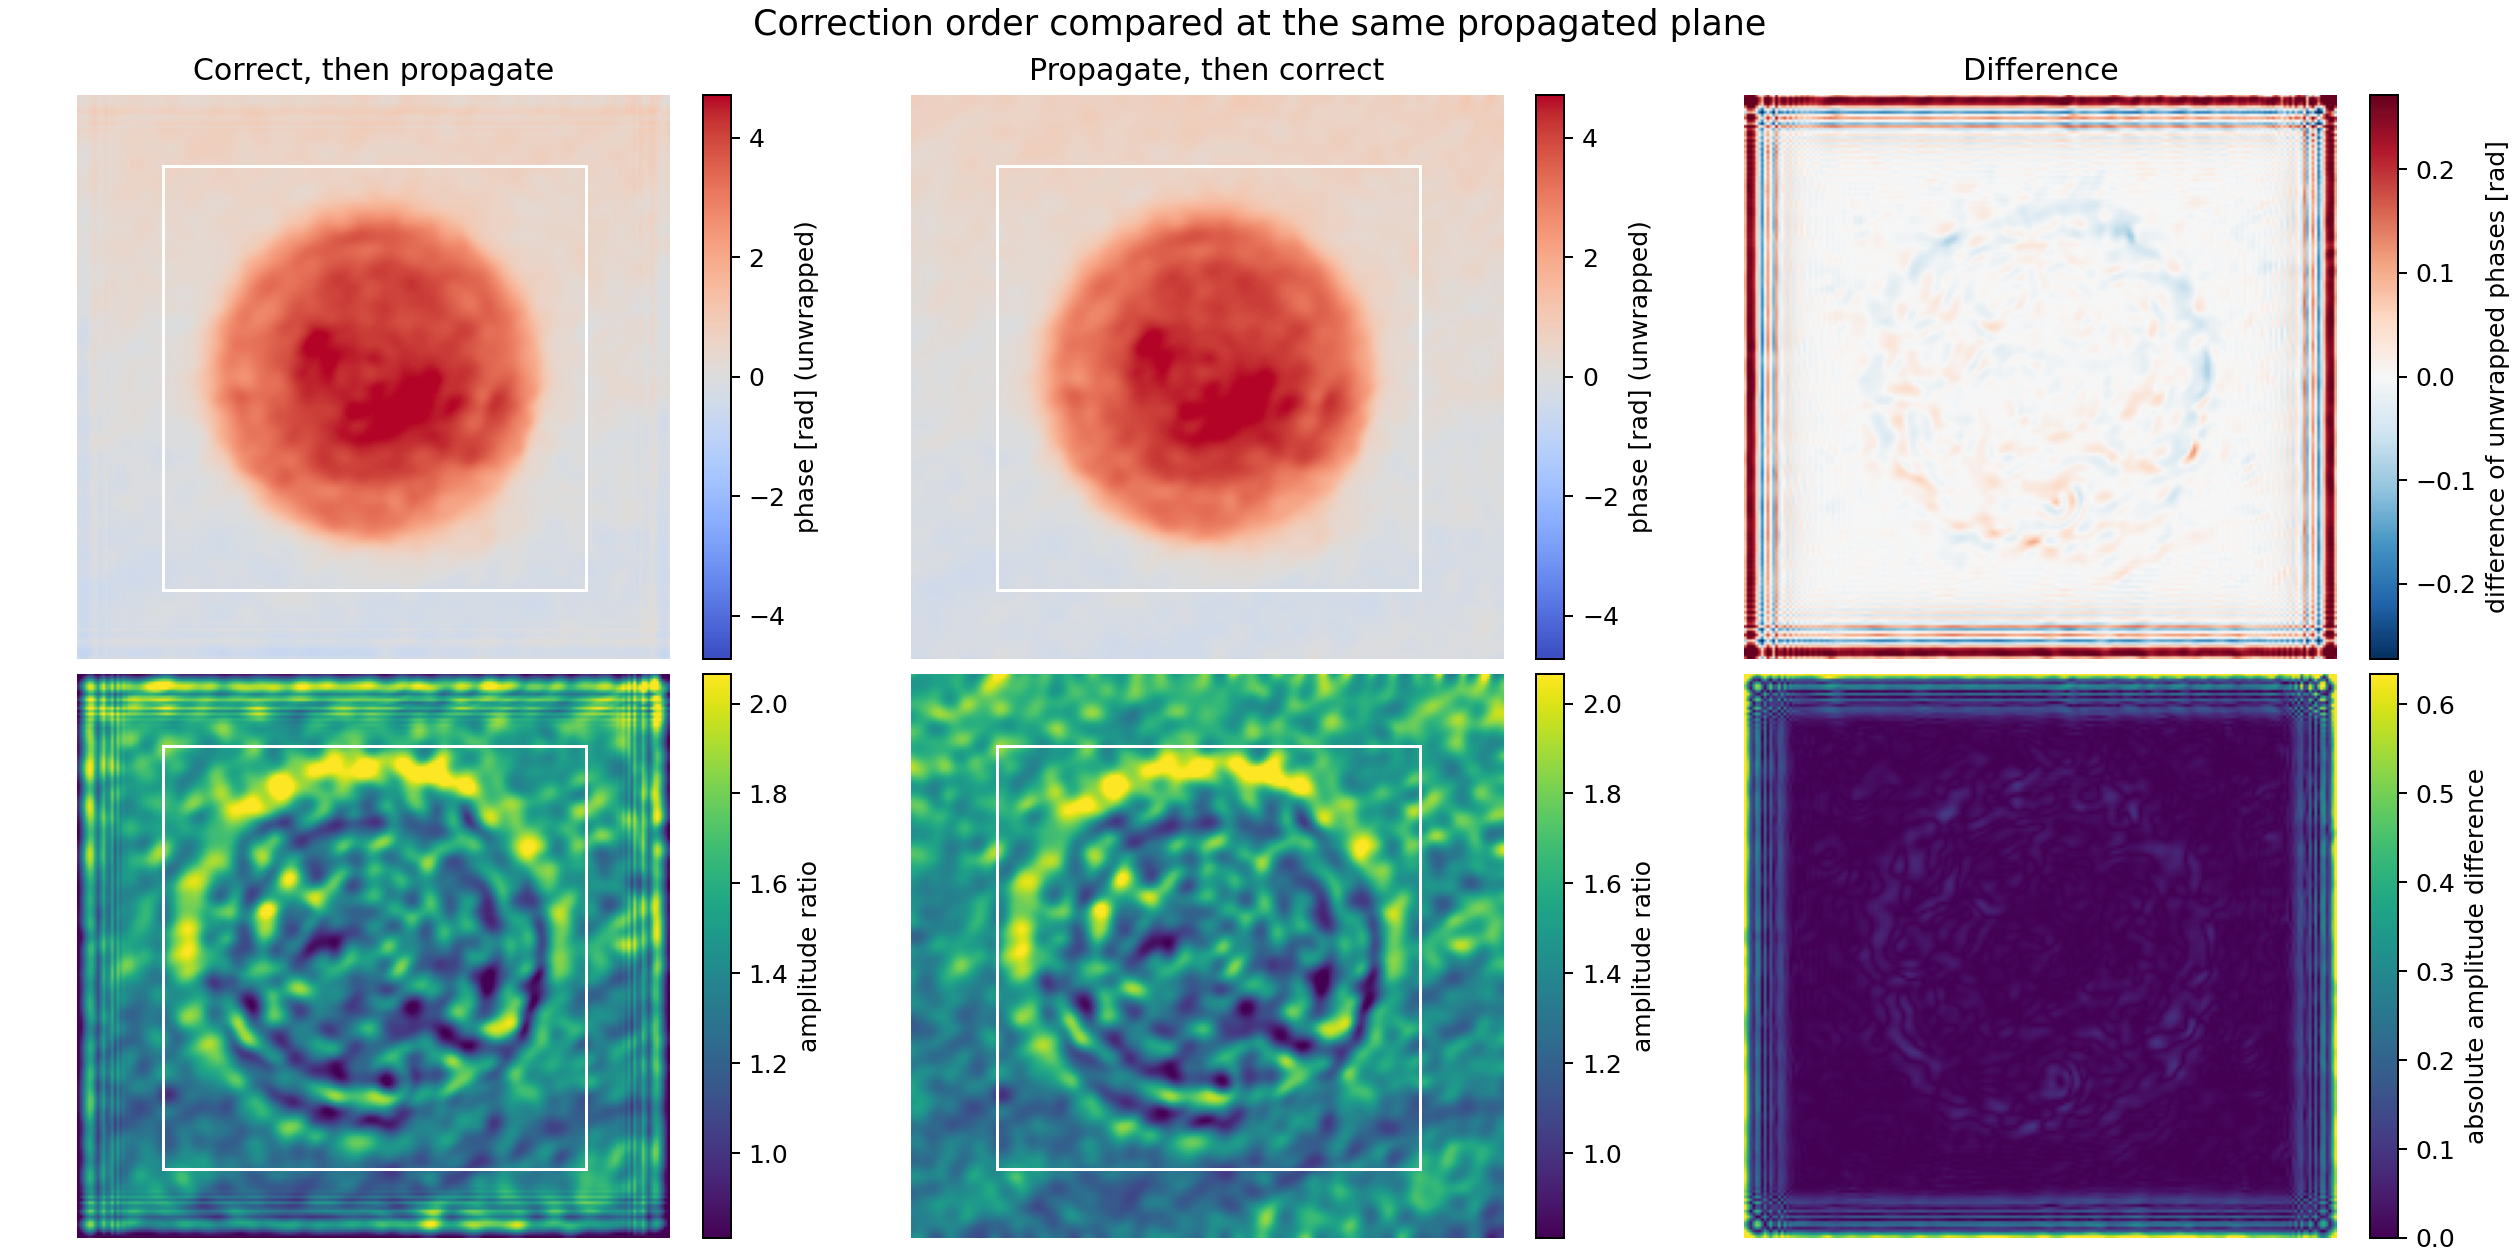

Python code for this plot:
"""Compare background correction before and after propagation.

Run from any working directory with::

    python examples/compare_spatial_and_propagated_background.py

The comparison plot is saved beside this script.
"""
from pathlib import Path

import matplotlib.pyplot as plt
from matplotlib.patches import Rectangle
import nrefocus
import numpy as np
from skimage.restoration import unwrap_phase

import qpretrieve


EXAMPLE_DIR = Path(__file__).resolve().parent

# Set any color limit to a (vmin, vmax) tuple; None selects an automatic range.
PHASE_CLIM = None
AMPLITUDE_CLIM = None
PHASE_DIFFERENCE_CLIM = None
AMPLITUDE_DIFFERENCE_CLIM = None

# Square object ROI, centered in the image.
OBJECT_ROI_SIZE = 150


def main():
    data = np.load(EXAMPLE_DIR / "data" / "hologram_cell.npz")
    fft_interface = qpretrieve.fourier.FFTFilterNumpy

    sample_holo = qpretrieve.OffAxisHologram(
        data["data"], fft_interface=fft_interface
    )
    sample_fourier = sample_holo.run_pipeline(
        filter_name="smooth disk",
        filter_size=1 / 2,
        output_domain="fourier",
    )
    background_holo = qpretrieve.OffAxisHologram(
        data["bg_data"], fft_interface=fft_interface
    )
    background_holo.process_like(sample_holo)
    background_fourier = background_holo._fourier_field_data

    # Correct at the reconstruction plane, then propagate the corrected field.
    sample_field = sample_fourier.finalize()
    background_field = background_fourier.finalize()
    spatial_corrected_field = sample_field / background_field

    # Compare propagating the corrected field with propagating both fields
    # separately and correcting only after they reach the target plane.
    propagation_kwargs = dict(
        d=6, nm=1.533, res=8.25, method="fresnel", padding=False
    )
    # Use the same padded FFT grid as the Fourier-domain path. qpretrieve's
    # spatial fields are cropped back to the input image, so zero-pad the
    # corrected image to the original FFT shape before propagating it.
    height, width = spatial_corrected_field.shape[-2:]
    padded_corrected_field = np.zeros(
        (spatial_corrected_field.shape[0], *sample_fourier.fft_shape),
        dtype=spatial_corrected_field.dtype,
    )
    padded_corrected_field[:, :height, :width] = spatial_corrected_field
    corrected_propagated = nrefocus.refocus(
        field=padded_corrected_field,
        output_domain="spatial",
        **propagation_kwargs,
    )[:, :height, :width]
    sample_propagated = nrefocus.refocus(
        field=sample_fourier, output_domain="spatial", **propagation_kwargs
    )
    background_propagated = nrefocus.refocus(
        field=background_fourier,
        output_domain="spatial",
        **propagation_kwargs,
    )
    propagated_ratio = sample_propagated / background_propagated
    phase_correct_then_propagate = unwrap_phase(
        np.angle(corrected_propagated[0])
    )
    amplitude_correct_then_propagate = np.abs(corrected_propagated[0])
    phase_propagate_then_correct = unwrap_phase(np.angle(propagated_ratio[0]))
    amplitude_propagate_then_correct = np.abs(propagated_ratio[0])

    # The two unwrapping runs can differ by a global multiple of 2*pi.
    phase_difference = (
        phase_propagate_then_correct - phase_correct_then_propagate
    )
    phase_difference -= 2 * np.pi * np.round(
        np.median(phase_difference) / (2 * np.pi)
    )
    amplitude_difference = np.abs(
        amplitude_propagate_then_correct - amplitude_correct_then_propagate
    )

    phase_images = [
        phase_correct_then_propagate,
        phase_propagate_then_correct,
    ]
    amplitude_images = [
        amplitude_correct_then_propagate,
        amplitude_propagate_then_correct,
    ]
    phase_auto = max(np.percentile(np.abs(p), 99) for p in phase_images)
    phase_clim = PHASE_CLIM or (-phase_auto, phase_auto)
    amplitude_auto = (
        min(np.percentile(a, 1) for a in amplitude_images),
        max(np.percentile(a, 99) for a in amplitude_images),
    )
    amplitude_clim = AMPLITUDE_CLIM or amplitude_auto
    phase_difference_auto = np.percentile(np.abs(phase_difference), 99)
    phase_difference_clim = PHASE_DIFFERENCE_CLIM or (
        -phase_difference_auto, phase_difference_auto
    )
    amplitude_difference_auto = np.percentile(
        np.abs(amplitude_difference), 99
    )
    amplitude_difference_clim = AMPLITUDE_DIFFERENCE_CLIM or (
        0, amplitude_difference_auto
    )

    height, width = phase_difference.shape
    roi_x = (width - OBJECT_ROI_SIZE) // 2
    roi_y = (height - OBJECT_ROI_SIZE) // 2
    roi = np.zeros((height, width), dtype=bool)
    roi[
        roi_y:roi_y + OBJECT_ROI_SIZE,
        roi_x:roi_x + OBJECT_ROI_SIZE,
    ] = True

    def roi_stats(image):
        values = image[roi]
        return float(np.mean(values)), float(np.std(values))

    phase_a_stats = roi_stats(phase_images[0])
    phase_b_stats = roi_stats(phase_images[1])
    phase_delta_stats = roi_stats(phase_difference)
    amplitude_a_stats = roi_stats(amplitude_images[0])
    amplitude_b_stats = roi_stats(amplitude_images[1])
    amplitude_delta_stats = roi_stats(amplitude_difference)

    table_rows = [
        ["Phase mean [rad]", f"{phase_a_stats[0]:.4f}",
         f"{phase_b_stats[0]:.4f}",
         f"{phase_b_stats[0] - phase_a_stats[0]:.4f}"],
        ["Phase SD [rad]", f"{phase_a_stats[1]:.4f}",
         f"{phase_b_stats[1]:.4f}",
         f"{phase_b_stats[1] - phase_a_stats[1]:.4f}"],
        ["Amplitude mean", f"{amplitude_a_stats[0]:.4f}",
         f"{amplitude_b_stats[0]:.4f}",
         f"{amplitude_b_stats[0] - amplitude_a_stats[0]:.4f}"],
        ["Amplitude SD", f"{amplitude_a_stats[1]:.4f}",
         f"{amplitude_b_stats[1]:.4f}",
         f"{amplitude_b_stats[1] - amplitude_a_stats[1]:.4f}"],
        ["Phase difference map mean +/- SD [rad]", "-", "-",
         f"{phase_delta_stats[0]:.4f} +/- {phase_delta_stats[1]:.4f}"],
        ["Absolute amplitude difference mean +/- SD", "-", "-",
         f"{amplitude_delta_stats[0]:.4f} +/- "
         f"{amplitude_delta_stats[1]:.4f}"],
    ]
    table_headers = [
        "Statistic",
        "Correct, then propagate",
        "Propagate, then correct",
        "Change / difference map",
    ]
    column_widths = [
        max(len(header), *(len(row[index]) for row in table_rows))
        for index, header in enumerate(table_headers)
    ]

    def print_table_border():
        print("+" + "+".join("-" * (width + 2) for width in column_widths)
              + "+")

    def print_table_row(row):
        print("|" + "|".join(
            f" {value:<{width}} "
            for value, width in zip(row, column_widths)
        ) + "|")

    print_table_border()
    print_table_row(table_headers)
    print_table_border()
    for row in table_rows:
        print_table_row(row)
    print_table_border()

    fig, axes = plt.subplots(
        2,
        3,
        figsize=(14, 7),
        constrained_layout=True,
    )
    titles = [
        "Correct, then propagate",
        "Propagate, then correct",
        "Difference",
    ]
    phase_panels = [
        phase_correct_then_propagate,
        phase_propagate_then_correct,
        phase_difference,
    ]
    amplitude_panels = [
        amplitude_correct_then_propagate,
        amplitude_propagate_then_correct,
        amplitude_difference,
    ]

    for col, title in enumerate(titles):
        phase_range = phase_clim if col < 2 else phase_difference_clim
        phase_plot = axes[0, col].imshow(
            phase_panels[col],
            cmap="coolwarm" if col < 2 else "RdBu_r",
            vmin=phase_range[0],
            vmax=phase_range[1],
        )
        axes[0, col].set_title(title)
        fig.colorbar(
            phase_plot,
            ax=axes[0, col],
            label=(
                "difference of unwrapped phases [rad]"
                if col == 2 else "phase [rad] (unwrapped)"
            ),
        )

        amp_range = (
            amplitude_clim if col < 2 else amplitude_difference_clim
        )
        amp_plot = axes[1, col].imshow(
            amplitude_panels[col],
            cmap="viridis",
            vmin=amp_range[0],
            vmax=amp_range[1],
        )
        fig.colorbar(
            amp_plot,
            ax=axes[1, col],
            label=(
                "absolute amplitude difference"
                if col == 2 else "amplitude ratio"
            ),
        )

        if col < 2:
            for row in (0, 1):
                axes[row, col].add_patch(
                    Rectangle(
                        (roi_x, roi_y),
                        width=OBJECT_ROI_SIZE,
                        height=OBJECT_ROI_SIZE,
                        fill=False,
                        edgecolor="white",
                        linewidth=1.2,
                    )
                )

    axes[0, 0].set_ylabel("Phase")
    axes[1, 0].set_ylabel("Amplitude")
    for ax in axes.flat:
        ax.set_axis_off()

    fig.suptitle(
        "Correction order compared at the same propagated plane",
        fontsize=14,
    )
    fig.savefig(
        EXAMPLE_DIR / "compare_spatial_and_propagated_background.png", dpi=180
    )
    plt.close(fig)


if __name__ == "__main__":
    main()
